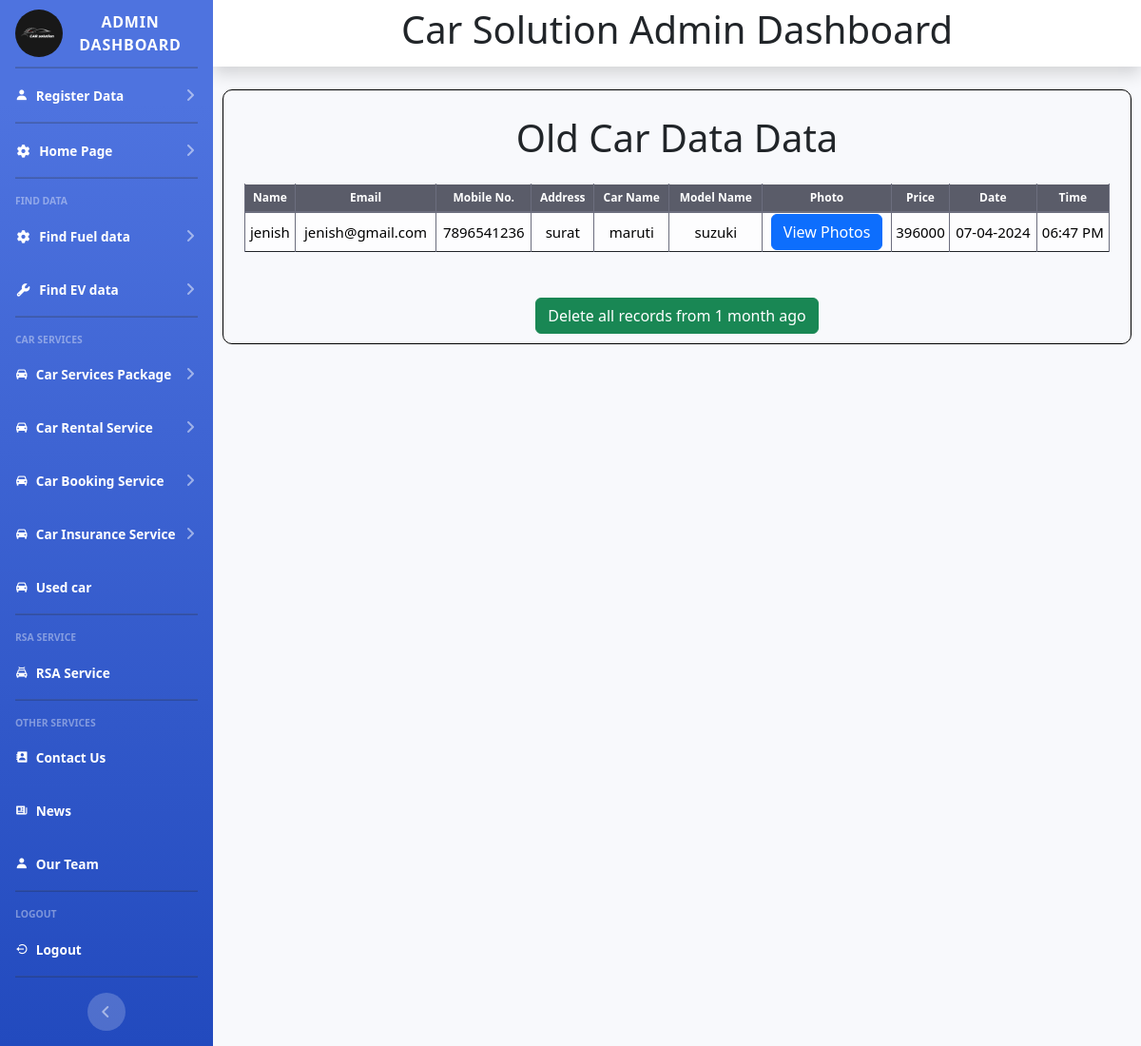
Screenshot of /used-car.php (signed in) with the database file from the repository.
### tables this page shows
CREATE TABLE IF NOT EXISTS `old_car` (
  `id` int NOT NULL AUTO_INCREMENT,
  `name` varchar(255) NOT NULL,
  `email` varchar(255) NOT NULL,
  `mobile` varchar(255) NOT NULL,
  `address` varchar(255) NOT NULL,
  `car_name` varchar(255) NOT NULL,
  `model_name` varchar(255) NOT NULL,
  `registration_year` varchar(255) NOT NULL,
  `fuel_type` varchar(255) NOT NULL,
  `kms_driven` varchar(255) NOT NULL,
  `ownership` varchar(255) NOT NULL,
  `transmission` varchar(255) NOT NULL,
  `insurance_validity` varchar(255) NOT NULL,
  `seats` varchar(255) NOT NULL,
  `RTO` varchar(255) NOT NULL,
  `engine_displacement` varchar(255) NOT NULL,
  `year_of_menufacture` varchar(255) NOT NULL,
  `photo` text NOT NULL,
  `price` varchar(255) NOT NULL,
  `created_at` datetime NOT NULL DEFAULT CURRENT_TIMESTAMP,
  PRIMARY KEY (`id`)
);

### used-car.php (the view, shortened to what this page needs)
<?php
include("database.php");
$view = "Select * from old_car";
$GetData = mysqli_query($db, $view);
?>
<!DOCTYPE html>
<html lang="en">
<head>
    <link href="vendor/fontawesome-free/css/all.min.css" rel="stylesheet" type="text/css">
    <link href="https://unpkg.com/boxicons@2.0.9/css/boxicons.min.css" rel="stylesheet">
    <link href="css/sb-admin-2.min.css" rel="stylesheet">
    <link rel="stylesheet" href="icon/css/all.css">
    <link href="https://cdn.jsdelivr.net/npm/bootstrap@5.0.2/dist/css/bootstrap.min.css" rel="stylesheet">
    <link rel="stylesheet" href="https://cdnjs.cloudflare.com/ajax/libs/twitter-bootstrap/5.3.0/css/bootstrap.min.css">
    <link rel="stylesheet" href="https://cdn.datatables.net/2.0.3/css/dataTables.bootstrap5.css">
</head>
<body id="page-top">
    <div id="wrapper">
        <?php include("sidenavbar.php"); ?>
        <div id="content-wrapper" class="d-flex flex-column">
            <div id="content">
                <nav class="navbar navbar-expand navbar-light bg-white topbar mb-4 static-top shadow">
                    <div class="text-center w-100">
                        <h1 class="blink">Car Solution Admin Dashboard</h1>
                    </div>
                </nav>
                <div class="table-container">
                    <div class="container-fluid" style="overflow-x:scroll;">
                        <h1 class="text-center p-3">Old Car Data Data</h1>
                        <table id="example" class="display dataTable table-dark table-bordered text-center" style="width: 100%;">
                            <thead>
                                <tr class="text-white">
                                    <th>Name</th>
                                    <th>Email</th>
                                    <th>Mobile No.</th>
                                    <th>Address</th>
                                    <th>Car Name</th>
                                    <th>Model Name</th>
                                    <th>Photo</th>
                                    <th>Price</th>
                                    <th>Date</th>
                                    <th>Time</th>
                                </tr>
                            </thead>
                            <tbody>
                                <?php
                                while ($row = mysqli_fetch_array($GetData)) {
                                ?>
                                    <tr class="table-light border-bottom border-dark">
                                        <td><?php echo $row['name'] ?></td>
                                        <td><?php echo $row['email'] ?></td>
                                        <td><?php echo $row['mobile'] ?></td>
                                        <td><?php echo $row['address'] ?></td>
                                        <td><?php echo $row['car_name'] ?></td>
                                        <td><?php echo $row['model_name'] ?></td>
                                        <td>
                                            <button type="button" class="btn btn-primary" data-toggle="modal" data-target="#photoModal<?php echo $row['id']; ?>">
                                                View Photos
                                            </button>
                                        </td>
                                        <td><?php echo $row['price'] ?></td>
                                        <td><?php echo date('d-m-Y', strtotime($row['created_at'])); ?></td>
                                        <td><?php echo date('h:i A', strtotime($row['created_at'])); ?></td>
                                    </tr>
                                <?php
                                }
                                ?>
                            </tbody>
                        </table>
                        <div class="text-center mt-5">
                            <a id="deleteAllBtn" class="btn btn-success" name="deleteall">Delete all records from 1 month ago</a>
                        </div>
                    </div>
                </div>
            </div>
        </div>
    </div>
</body>
</html>

### used-car.php (style rules this page uses)
.table-container { border: 1px solid #000; border-radius: 10px; padding: 10px; margin: auto; margin-right: 10px; margin-left: 10px; margin-bottom: 10px; padding-left: 10px; padding-right: 10px; }

### rows the page displays
old_car: name "jenish", email "jenish@gmail.com", mobile "7896541236", address "surat", car_name "maruti", model_name "suzuki", price "396000", created_at "07-04-2024", created_at "06:47 PM"
